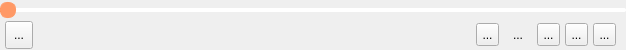
<?xml version="1.0" encoding="UTF-8"?>
<ui version="4.0">
 <class>PlayControlWidget</class>
 <widget class="QWidget" name="PlayControlWidget">
  <property name="geometry">
   <rect>
    <x>0</x>
    <y>0</y>
    <width>626</width>
    <height>50</height>
   </rect>
  </property>
  <property name="sizePolicy">
   <sizepolicy hsizetype="Preferred" vsizetype="Fixed">
    <horstretch>0</horstretch>
    <verstretch>0</verstretch>
   </sizepolicy>
  </property>
  <property name="minimumSize">
   <size>
    <width>0</width>
    <height>50</height>
   </size>
  </property>
  <property name="maximumSize">
   <size>
    <width>16777215</width>
    <height>50</height>
   </size>
  </property>
  <property name="windowTitle">
   <string>Form</string>
  </property>
  <layout class="QVBoxLayout" name="verticalLayout">
   <property name="spacing">
    <number>0</number>
   </property>
   <property name="leftMargin">
    <number>0</number>
   </property>
   <property name="topMargin">
    <number>0</number>
   </property>
   <property name="rightMargin">
    <number>0</number>
   </property>
   <property name="bottomMargin">
    <number>0</number>
   </property>
   <item>
    <widget class="MySlider" name="horizontalSlider">
     <property name="minimumSize">
      <size>
       <width>0</width>
       <height>20</height>
      </size>
     </property>
     <property name="maximumSize">
      <size>
       <width>16777215</width>
       <height>20</height>
      </size>
     </property>
     <property name="styleSheet">
      <string notr="true">QSlider::groove:horizontal {
 
border: 0px solid #bbb;
 
}
 
QSlider::sub-page:horizontal {
 
background: rgb(235,97,0);
 
border-radius: 0px;
 
margin-top:8px;
 
margin-bottom:8px;
 
}
 
QSlider::add-page:horizontal {
 
background: rgb(255,255, 255);
 
border: 0px solid #777;
 
border-radius: 2px;
 
margin-top:8px;
 
margin-bottom:8px;
 
}
 
QSlider::handle:horizontal {
 
background: rgb(255,153,102);
 
border: 1px solid rgb(255,153,102);
 
width: 14px;
 
height:10px;
 
border-radius: 7px;
 
margin-top:2px;
 
margin-bottom:2px;
 
}
 
QSlider::handle:horizontal:hover {
 
background: rgb(255,128,6);
 
border: 1px solid rgba(102,102,102,102);
 
border-radius: 7px;
 
}
 
QSlider::sub-page:horizontal:disabled {
 
background: #bbb;
 
border-color: #999;
 
}
 
QSlider::add-page:horizontal:disabled {
 
background: #eee;
 
border-color: #999;
 
}

</string>
     </property>
     <property name="orientation">
      <enum>Qt::Horizontal</enum>
     </property>
    </widget>
   </item>
   <item>
    <widget class="QWidget" name="widget" native="true">
     <property name="minimumSize">
      <size>
       <width>0</width>
       <height>30</height>
      </size>
     </property>
     <property name="maximumSize">
      <size>
       <width>16777215</width>
       <height>30</height>
      </size>
     </property>
     <layout class="QHBoxLayout" name="horizontalLayout">
      <property name="spacing">
       <number>0</number>
      </property>
      <property name="leftMargin">
       <number>0</number>
      </property>
      <property name="topMargin">
       <number>0</number>
      </property>
      <property name="rightMargin">
       <number>0</number>
      </property>
      <property name="bottomMargin">
       <number>0</number>
      </property>
      <item>
       <spacer name="horizontalSpacer_8">
        <property name="orientation">
         <enum>Qt::Horizontal</enum>
        </property>
        <property name="sizeType">
         <enum>QSizePolicy::Fixed</enum>
        </property>
        <property name="sizeHint" stdset="0">
         <size>
          <width>5</width>
          <height>20</height>
         </size>
        </property>
       </spacer>
      </item>
      <item>
       <widget class="QToolButton" name="btnOpenFile">
        <property name="minimumSize">
         <size>
          <width>28</width>
          <height>28</height>
         </size>
        </property>
        <property name="maximumSize">
         <size>
          <width>28</width>
          <height>28</height>
         </size>
        </property>
        <property name="text">
         <string>...</string>
        </property>
        <property name="icon">
         <iconset resource="res.qrc">
          <normaloff>:/res/OpenFileLogo.png</normaloff>:/res/OpenFileLogo.png</iconset>
        </property>
        <property name="iconSize">
         <size>
          <width>28</width>
          <height>28</height>
         </size>
        </property>
       </widget>
      </item>
      <item>
       <spacer name="horizontalSpacer">
        <property name="orientation">
         <enum>Qt::Horizontal</enum>
        </property>
        <property name="sizeType">
         <enum>QSizePolicy::Expanding</enum>
        </property>
        <property name="sizeHint" stdset="0">
         <size>
          <width>10</width>
          <height>27</height>
         </size>
        </property>
       </spacer>
      </item>
      <item>
       <spacer name="horizontalSpacer_5">
        <property name="orientation">
         <enum>Qt::Horizontal</enum>
        </property>
        <property name="sizeType">
         <enum>QSizePolicy::Fixed</enum>
        </property>
        <property name="sizeHint" stdset="0">
         <size>
          <width>5</width>
          <height>20</height>
         </size>
        </property>
       </spacer>
      </item>
      <item>
       <widget class="QToolButton" name="btnPrevious">
        <property name="minimumSize">
         <size>
          <width>23</width>
          <height>23</height>
         </size>
        </property>
        <property name="maximumSize">
         <size>
          <width>23</width>
          <height>23</height>
         </size>
        </property>
        <property name="text">
         <string>...</string>
        </property>
        <property name="icon">
         <iconset resource="res.qrc">
          <normaloff>:/res/Previous.png</normaloff>:/res/Previous.png</iconset>
        </property>
        <property name="iconSize">
         <size>
          <width>23</width>
          <height>23</height>
         </size>
        </property>
       </widget>
      </item>
      <item>
       <spacer name="horizontalSpacer_3">
        <property name="orientation">
         <enum>Qt::Horizontal</enum>
        </property>
        <property name="sizeType">
         <enum>QSizePolicy::Fixed</enum>
        </property>
        <property name="sizeHint" stdset="0">
         <size>
          <width>5</width>
          <height>20</height>
         </size>
        </property>
       </spacer>
      </item>
      <item>
       <widget class="QToolButton" name="btnPlayPause">
        <property name="sizePolicy">
         <sizepolicy hsizetype="Fixed" vsizetype="Fixed">
          <horstretch>0</horstretch>
          <verstretch>0</verstretch>
         </sizepolicy>
        </property>
        <property name="minimumSize">
         <size>
          <width>28</width>
          <height>28</height>
         </size>
        </property>
        <property name="maximumSize">
         <size>
          <width>28</width>
          <height>28</height>
         </size>
        </property>
        <property name="text">
         <string>...</string>
        </property>
        <property name="icon">
         <iconset resource="res.qrc">
          <normaloff>:/res/Play.png</normaloff>:/res/Play.png</iconset>
        </property>
        <property name="iconSize">
         <size>
          <width>28</width>
          <height>28</height>
         </size>
        </property>
        <property name="autoRaise">
         <bool>true</bool>
        </property>
       </widget>
      </item>
      <item>
       <spacer name="horizontalSpacer_2">
        <property name="orientation">
         <enum>Qt::Horizontal</enum>
        </property>
        <property name="sizeType">
         <enum>QSizePolicy::Fixed</enum>
        </property>
        <property name="sizeHint" stdset="0">
         <size>
          <width>5</width>
          <height>20</height>
         </size>
        </property>
       </spacer>
      </item>
      <item>
       <widget class="QToolButton" name="btnNext">
        <property name="minimumSize">
         <size>
          <width>23</width>
          <height>23</height>
         </size>
        </property>
        <property name="maximumSize">
         <size>
          <width>23</width>
          <height>23</height>
         </size>
        </property>
        <property name="text">
         <string>...</string>
        </property>
        <property name="icon">
         <iconset resource="res.qrc">
          <normaloff>:/res/Next.png</normaloff>:/res/Next.png</iconset>
        </property>
        <property name="iconSize">
         <size>
          <width>23</width>
          <height>23</height>
         </size>
        </property>
       </widget>
      </item>
      <item>
       <spacer name="horizontalSpacer_6">
        <property name="orientation">
         <enum>Qt::Horizontal</enum>
        </property>
        <property name="sizeType">
         <enum>QSizePolicy::Fixed</enum>
        </property>
        <property name="sizeHint" stdset="0">
         <size>
          <width>5</width>
          <height>20</height>
         </size>
        </property>
       </spacer>
      </item>
      <item>
       <widget class="QToolButton" name="btnStop">
        <property name="minimumSize">
         <size>
          <width>23</width>
          <height>23</height>
         </size>
        </property>
        <property name="maximumSize">
         <size>
          <width>23</width>
          <height>23</height>
         </size>
        </property>
        <property name="text">
         <string>...</string>
        </property>
        <property name="icon">
         <iconset resource="res.qrc">
          <normaloff>:/res/Stop.png</normaloff>:/res/Stop.png</iconset>
        </property>
        <property name="iconSize">
         <size>
          <width>23</width>
          <height>23</height>
         </size>
        </property>
       </widget>
      </item>
      <item>
       <spacer name="horizontalSpacer_7">
        <property name="orientation">
         <enum>Qt::Horizontal</enum>
        </property>
        <property name="sizeType">
         <enum>QSizePolicy::Fixed</enum>
        </property>
        <property name="sizeHint" stdset="0">
         <size>
          <width>5</width>
          <height>20</height>
         </size>
        </property>
       </spacer>
      </item>
      <item>
       <widget class="QToolButton" name="btnPlayList">
        <property name="minimumSize">
         <size>
          <width>23</width>
          <height>23</height>
         </size>
        </property>
        <property name="maximumSize">
         <size>
          <width>23</width>
          <height>23</height>
         </size>
        </property>
        <property name="text">
         <string>...</string>
        </property>
       </widget>
      </item>
      <item>
       <spacer name="horizontalSpacer_4">
        <property name="orientation">
         <enum>Qt::Horizontal</enum>
        </property>
        <property name="sizeType">
         <enum>QSizePolicy::Fixed</enum>
        </property>
        <property name="sizeHint" stdset="0">
         <size>
          <width>10</width>
          <height>20</height>
         </size>
        </property>
       </spacer>
      </item>
     </layout>
    </widget>
   </item>
  </layout>
 </widget>
 <customwidgets>
  <customwidget>
   <class>MySlider</class>
   <extends>QSlider</extends>
   <header location="global">myslider.h</header>
  </customwidget>
 </customwidgets>
 <resources>
  <include location="res.qrc"/>
 </resources>
 <connections/>
</ui>
